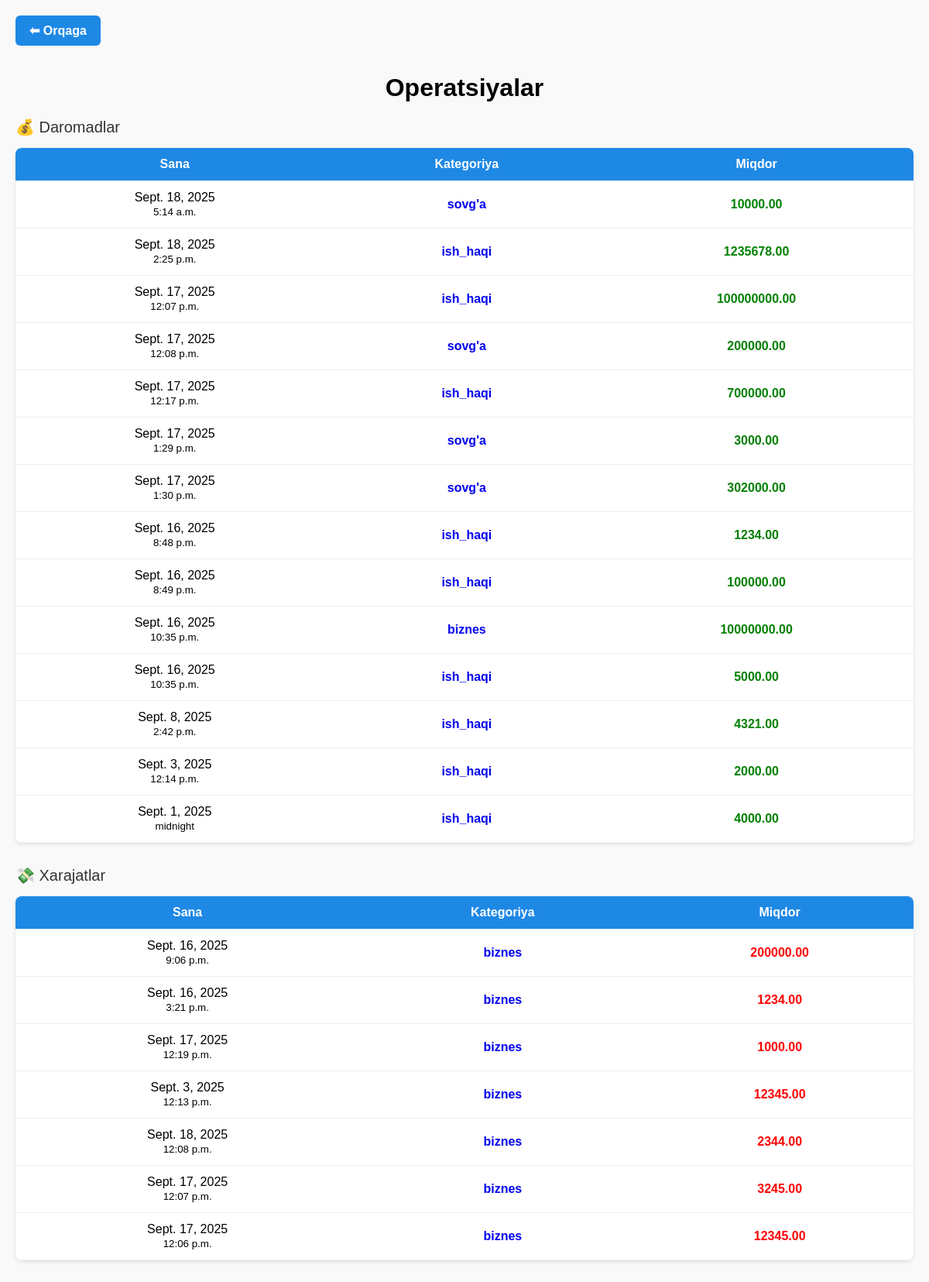
The page /apiratsya/ on the database its author committed.
### home/models.py (models this page shows, shortened)
class Kirim(models.Model):
    miqdor = models.DecimalField(max_digits=12, decimal_places=2)
    kategoriya = models.CharField(max_length=50)
    tolov_usuli = models.CharField(max_length=50)
    izoh = models.TextField(blank=True, null=True)
    sana = models.DateField()
    vaqt = models.TimeField(blank=True, null=True)
    takroriymi = models.BooleanField(default=False)
    eslatma = models.CharField(max_length=255, blank=True, null=True)

class Xarajat(models.Model):
    miqdor = models.DecimalField(max_digits=12, decimal_places=2)
    kategoriya = models.CharField(max_length=50)
    tolov_usuli = models.CharField(max_length=50)
    izoh = models.TextField(blank=True, null=True)
    sana = models.DateField()
    vaqt = models.TimeField(blank=True, null=True)
    takroriymi = models.BooleanField(default=False)
    eslatma = models.CharField(max_length=255, blank=True, null=True)

### home/views.py (the view)
# urls.py: path('apiratsya/',apiratsyalar_page,name='apiratsya'),
def apiratsyalar_page(request):
    xarajat = Xarajat.objects.all().order_by('-vaqt')
    kirimlar = Kirim.objects.all().order_by('-sana')
    total=kirimlar.aggregate(Sum("miqdor"))["miqdor__sum"] or 0
    xarajat_total=xarajat.aggregate(Sum("miqdor"))["miqdor__sum"] or 0
    balans= sum([i.miqdor for i in Kirim.objects.all()])-sum([i.miqdor for i in Xarajat.objects.all()])
    return render(request,'apiratsyalar.html',{'kirimlar': kirimlar,'total':total,'xarajat':xarajat,'xarajat_total':xarajat_total,'balans':balans})

### templates/apiratsyalar.html (shortened to what this page needs)
<!DOCTYPE html>
<html lang="uz">
<head>
</head>
<body>
  <a href="{% url 'home' %}" class="back-btn">⬅ Orqaga</a>
  <h1>Operatsiyalar</h1>
  <div class="section-title">💰 Daromadlar</div>
  <table>
    <thead>
      <tr>
        <th>Sana</th>
        <th>Kategoriya</th>
        <th>Miqdor</th>
      </tr>
    </thead>
    <tbody>
      {% for k in kirimlar %}
      <tr>
        <td>{{ k.sana }}<br><small>{{ k.vaqt }}</small></td>
        <td><a href="{% url 'kirim_detail' k.id %}">{{ k.kategoriya }}</a></td>
        <td class="daromad"><a href="{% url 'kirim_detail' k.id %}">{{ k.miqdor }}</a></td>
      </tr>
      {% empty %}
      <tr><td colspan="3">Daromadlar mavjud emas</td></tr>
      {% endfor %}
    </tbody>
  </table>
  <div class="section-title">💸 Xarajatlar</div>
  <table>
    <thead>
      <tr>
        <th>Sana</th>
        <th>Kategoriya</th>
        <th>Miqdor</th>
      </tr>
    </thead>
    <tbody>
      {% for x in xarajat %}
      <tr>
        <td>{{ x.sana }}<br><small>{{ x.vaqt }}</small></td>
        <td><a href="{% url 'xarajat_detail' x.id %}">{{ x.kategoriya }}</a></td>
        <td class="xarajat"><a href="{% url 'xarajat_detail' x.id %}">{{ x.miqdor }}</a></td>
      </tr>
      {% empty %}
      <tr><td colspan="3">Xarajatlar mavjud emas</td></tr>
      {% endfor %}
    </tbody>
  </table>
</body>
</html>

### templates/apiratsyalar.html (style rules this page uses)
body { font-family: Arial, sans-serif; background: #f9f9f9; margin: 0; padding: 20px; }
.back-btn { display: inline-block; margin-bottom: 15px; padding: 10px 18px; background: #1e88e5; color: #fff; border-radius: 6px; text-decoration: none; font-weight: bold; transition: 0.3s; }
h1 { text-align: center; margin-bottom: 20px; }
table { width: 100%; border-collapse: collapse; margin-bottom: 30px; background: #fff; border-radius: 8px; overflow: hidden; box-shadow: 0 2px 5px rgba(0,0,0,0.1); }
th, td { padding: 12px; text-align: center; border-bottom: 1px solid #eee; }
th { background: #1e88e5; color: #fff; }
a { text-decoration: none; font-weight: bold; }
.daromad a { color: green; }
.xarajat a { color: red; }
.section-title { font-size: 20px; margin: 15px 0; color: #333; }

### rows shown on the page
Kirim: sana "Sept. 18, 2025", vaqt "5:14 a.m.", kategoriya "sovg'a", miqdor "10000.00"
Kirim: sana "Sept. 18, 2025", vaqt "2:25 p.m.", kategoriya "ish_haqi", miqdor "1235678.00"
Kirim: sana "Sept. 17, 2025", vaqt "12:07 p.m.", kategoriya "ish_haqi", miqdor "100000000.00"
Kirim: sana "Sept. 17, 2025", vaqt "12:08 p.m.", kategoriya "sovg'a", miqdor "200000.00"
Kirim: sana "Sept. 17, 2025", vaqt "12:17 p.m.", kategoriya "ish_haqi", miqdor "700000.00"
Kirim: sana "Sept. 17, 2025", vaqt "1:29 p.m.", kategoriya "sovg'a", miqdor "3000.00"
Kirim: sana "Sept. 17, 2025", vaqt "1:30 p.m.", kategoriya "sovg'a", miqdor "302000.00"
Kirim: sana "Sept. 16, 2025", vaqt "8:48 p.m.", kategoriya "ish_haqi", miqdor "1234.00"
Kirim: sana "Sept. 16, 2025", vaqt "8:49 p.m.", kategoriya "ish_haqi", miqdor "100000.00"
Kirim: sana "Sept. 16, 2025", vaqt "10:35 p.m.", kategoriya "biznes", miqdor "10000000.00"
Kirim: sana "Sept. 16, 2025", vaqt "10:35 p.m.", kategoriya "ish_haqi", miqdor "5000.00"
Kirim: sana "Sept. 8, 2025", vaqt "2:42 p.m.", kategoriya "ish_haqi", miqdor "4321.00"
Kirim: sana "Sept. 3, 2025", vaqt "12:14 p.m.", kategoriya "ish_haqi", miqdor "2000.00"
Kirim: sana "Sept. 1, 2025", vaqt "midnight", kategoriya "ish_haqi", miqdor "4000.00"
Xarajat: sana "Sept. 16, 2025", vaqt "9:06 p.m.", kategoriya "biznes", miqdor "200000.00"
Xarajat: sana "Sept. 16, 2025", vaqt "3:21 p.m.", kategoriya "biznes", miqdor "1234.00"
Xarajat: sana "Sept. 17, 2025", vaqt "12:19 p.m.", kategoriya "biznes", miqdor "1000.00"
Xarajat: sana "Sept. 3, 2025", vaqt "12:13 p.m.", kategoriya "biznes", miqdor "12345.00"
Xarajat: sana "Sept. 18, 2025", vaqt "12:08 p.m.", kategoriya "biznes", miqdor "2344.00"
Xarajat: sana "Sept. 17, 2025", vaqt "12:07 p.m.", kategoriya "biznes", miqdor "3245.00"
Xarajat: sana "Sept. 17, 2025", vaqt "12:06 p.m.", kategoriya "biznes", miqdor "12345.00"
